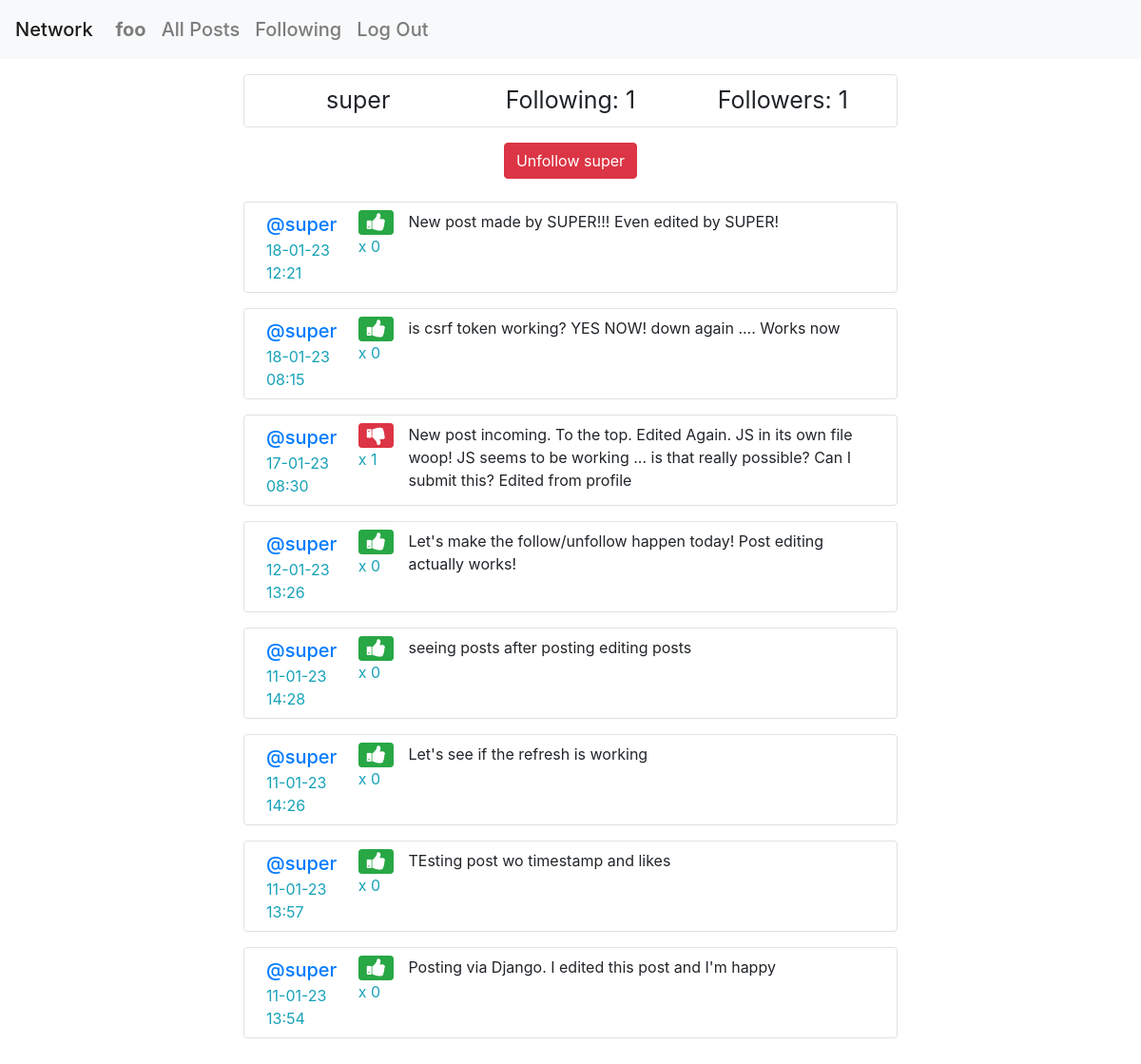
The page /user/2 (signed in) on the database its author committed.
### network/models.py (models this page shows, shortened)
class User(AbstractUser):
    pass
    def __str__(self):
        return self.username

class Post(models.Model):
    owner = models.ForeignKey(User, on_delete=models.CASCADE)
    content = models.TextField(max_length=500, validators=[MinLengthValidator(1)])
    creation = models.DateTimeField(auto_now_add=True)
    likes = models.IntegerField(default=0)

### network/views.py (the view)
# urls.py: path("user/<int:id>", views.view_profile, name="user"),
@login_required
def view_profile(request, id):
    user_profile = User.objects.get(pk=id)
    my_profile = False
    is_following = False
    if request.user == user_profile:
        my_profile = True
    else:
        try:
            Follow.objects.get(user=user_profile, follower=request.user)
            is_following=True
        except:
            ObjectDoesNotExist
    p = Paginator(Post.objects.filter(owner__pk=id).order_by("creation").reverse(), 10)
    try:
        p_likes = Post.objects.filter(pk__in=Like.objects.filter(user=request.user).values_list('post'))
    except:
        ObjectDoesNotExist
        p_likes = []
    p_number = request.GET.get("p_number")
    p_posts = p.get_page(p_number)
    return render(request, "network/profile.html", {
        'p_posts': p_posts,
        'p_likes': p_likes,
        'followers': Follow.objects.filter(user=user_profile).count(),
        'following': Follow.objects.filter(follower=user_profile).count(),
        'my_profile': my_profile,
        'is_following': is_following,
        'user_profile': user_profile
        })

### network/templates/network/profile.html (shortened to what this page needs)
{% extends "network/layout.html" %}
{% load static %}
{% block body %}
    <div id="follow_status">
        <div class="row border border-2 rounded p-2 m-3">
            <div class="col">{{ user_profile }}</div>
            <div class="col">Following: {{ following }}</div>
            <div class="col">Followers: {{ followers }}</div>
        </div>
    </div>
    {% if not my_profile %}
        <div id="follow_form">
            <form method="POST" action="{% url 'un_or_follow' profile=user_profile %}">
                {% if is_following %}
                    <input class="btn btn-danger mb-2" type="submit" value="Unfollow {{ user_profile }}">
                {% else %}
                    <input class="btn btn-success mb-2" type="submit" value="Follow {{ user_profile }}">
                {% endif %}
            </form>
        </div>
    {% endif %}
    <div id="posts">
        {% for post in p_posts %}
            <div class="row border border-2 rounded p-2 m-3">
                <div class="col-2 user_name"><a href="{% url 'user' id=post.owner.id %}" class="text-decoration-none">@{{ post.owner }}</a>
                    <div class="text-info">{{ post.creation|date:"d-m-y H:i" }}</div>
                </div>
                <div class="col1">
                    {% if not my_profile %}
                        {% if post in p_likes %}
                        <button class="btn btn-danger btn-sm fa fa-lg fa-thumbs-down" id="like{{ post.id }}" onclick="un_or_like({{ post.id }})"></button>
                        {% else %}
                        <button class="btn btn-success btn-sm fa fa-lg fa-thumbs-up" id="like{{ post.id }}" onclick="un_or_like({{ post.id }})"></button>
                        {% endif %}
                    {% endif %}
                    <div class="text-info" id="likes{{ post.id }}">x {{ post.likes }}</div>
                </div>
                <div class="col contentpost">
                    <div id="post{{ post.id }}">{{ post.content }}</div>
                </div>
            </div>
        {% endfor %}
    </div>
{% endblock %}

### network/templates/network/layout.html (shortened to what this page needs)
{% load static %}
<!DOCTYPE html>
<html lang="en">
    <head>
        <link rel="stylesheet" href="https://stackpath.bootstrapcdn.com/bootstrap/4.4.1/css/bootstrap.min.css">
        <link rel="stylesheet" href="https://cdnjs.cloudflare.com/ajax/libs/font-awesome/4.7.0/css/font-awesome.min.css">
        <link href="{% static 'network/styles.css' %}" rel="stylesheet">
    </head>
    <body>
        <nav class="navbar navbar-expand-lg navbar-light bg-light">
            <a class="navbar-brand" href="{% url 'index' %}">Network</a>
            <div>
              <ul class="navbar-nav mr-auto">
                {% if user.is_authenticated %}
                    <li class="nav-item">
                        <a class="nav-link" href="{% url 'user' id=user.id %}"><strong>{{ user.username }}</strong></a>
                    </li>
                {% endif %}
                <li class="nav-item">
                  <a class="nav-link" href="{% url 'index' %}">All Posts</a>
                </li>
                {% if user.is_authenticated %}
                    <li class="nav-item">
                        <a class="nav-link" href="{% url 'following' %}">Following</a>
                    </li>
                    <li class="nav-item">
                        <a class="nav-link" href="{% url 'logout' %}">Log Out</a>
                    </li>
                {% endif %}
              </ul>
            </div>
          </nav>
        <div class="body">
            {% block body %}
            {% endblock %}
        </div>
    </body>
</html>

### network/static/network/styles.css (style rules this page uses)
#new-post, #follow_form { max-width: 60%; margin: auto; text-align: center; }
#posts { max-width: 60%; margin: auto; }
#follow_status { margin: auto; text-align: center; font-size: 25px; max-width: 60%; }
a { font-size: large; font-weight: 500; font-size: 20px; }

### rows shown on the page
User: username "foo"
User: username "super", username "Unfollow super"
Post: owner "super", creation "18-01-23 12:21", likes "0", content "New post made by SUPER!!! Even edited by SUPER!"
Post: owner "super", creation "18-01-23 08:15", likes "0", content "is csrf token working? YES NOW! down again .... Works now"
Post: owner "super", creation "17-01-23 08:30", likes "1", content "New post incoming. To the top. Edited Again. JS in its own file woop! JS seems to be working ... is that really possible? Can I submit this? Edited from profile"
Post: owner "super", creation "12-01-23 13:26", likes "0", content "Let's make the follow/unfollow happen today! Post editing actually works!"
Post: owner "super", creation "11-01-23 14:28", likes "0", content "seeing posts after posting editing posts"
Post: owner "super", creation "11-01-23 14:26", likes "0", content "Let's see if the refresh is working"
Post: owner "super", creation "11-01-23 13:57", likes "0", content "TEsting post wo timestamp and likes"
Post: owner "super", creation "11-01-23 13:54", likes "0", content "Posting via Django. I edited this post and I'm happy"

### other values the page prints
{{ following }} "1"
{{ followers }} "1"
